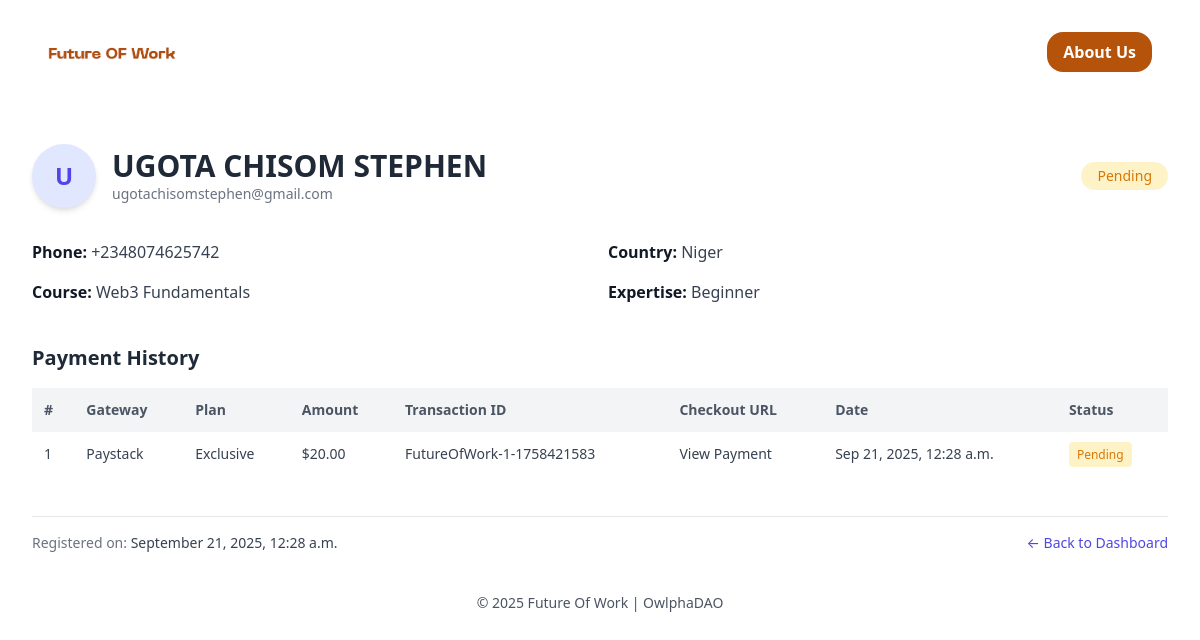
Page /dashboard/student/UGOTA CHISOM STEPHEN/1/ on the earlier database version.
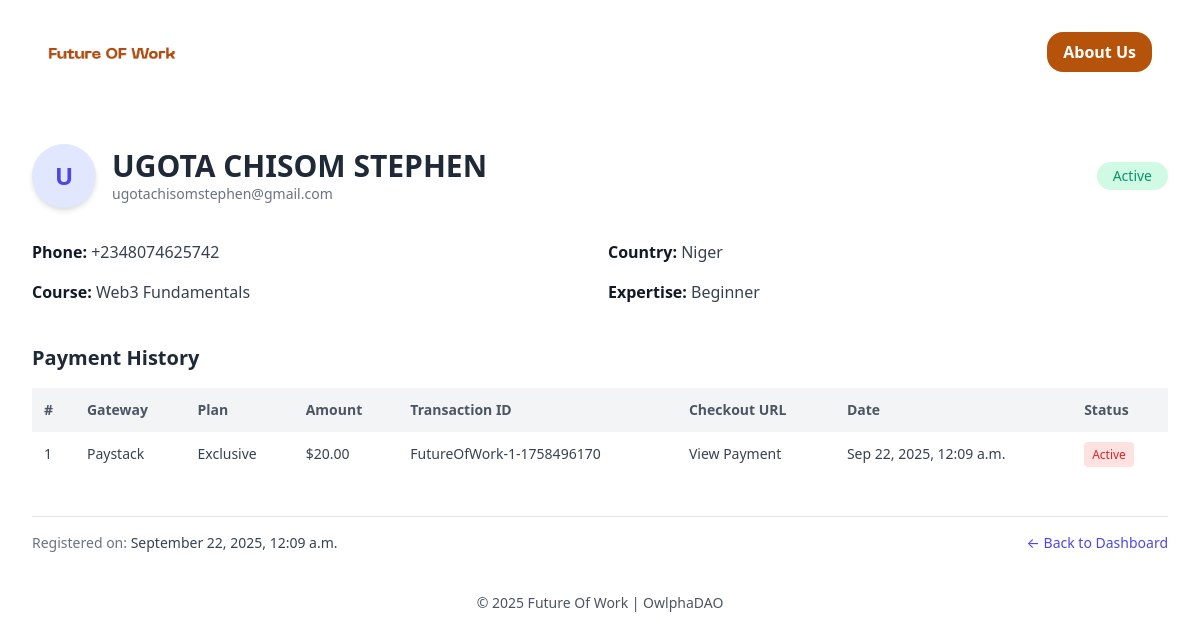
Same page on the later database version.
### future_of_work/models.py (models this page shows, shortened)
class Future_Of_Work(models.Model):
    COURSE_CHOICES = [
        ('', 'Select course type...'),
        ('web3', 'Web3 Fundamentals'),
        ('dao', 'DAO Governance'),
        ('metaverse', 'Metaverse Collaboration'),
        ('blockchain', 'Blockchain Development'),
    ]
    PLAN_CHOICES = [
        ('', 'Select plan...'),
        ('basic', 'Basic Plan'),
        ('pro', 'Pro Plan'),
        ('exclusive', 'Exclusive'),
    ]
    EXPERTISE_CHOICES = [
        ('', 'Select your level...'),
        ('beginner', 'Beginner'),
        ('intermediate', 'Intermediate'),
        ('advanced', 'Advanced'),
    ]
    STATUS_CHOICES = [
        ("pending", "Pending"),
        ("active", "Active"),
        ("failed", "Failed"),
    ]
    PAYMENT_GATEWAYS = [
        ("helio", "Helio"),
        ("paystack", "Paystack"),
        ("opay", "OPay"),
    ]
    PLAN_FEES = {
        'basic': Decimal("0.00"),
        'pro': Decimal("2.00"),
        'exclusive': Decimal("20.00")
    }
    name = models.CharField(max_length=50)
    email = models.EmailField(
        blank=False,
        unique=True,
        error_messages={
            'unique': "Email Address already exists."
        }
    )
    phone = PhoneNumberField(
        unique=True,
        error_messages={
            'unique': "Phone number already exists."
        }
    )
    country = CountryField(blank_label='Select your country')
    course_type = models.CharField(max_length=20, choices=COURSE_CHOICES, default="")
    plan_preference = models.CharField(max_length=20, choices=PLAN_CHOICES, default="")
    expertise = models.CharField(max_length=20, choices=EXPERTISE_CHOICES, default="")
    transaction_id = models.CharField(max_length=255, blank=True, null=True, unique=True)
    created_at = models.DateTimeField(auto_now_add=True)
    checkout_url = models.URLField(null=True, blank=True)
    fee = models.DecimalField(max_digits=6, decimal_places=2, default=Decimal("0.00"))
    status = models.CharField(max_length=10, choices=STATUS_CHOICES, default="pending")
    gateway = models.CharField(max_length=20, choices=PAYMENT_GATEWAYS, blank=True, null=True)

### future_of_work/views.py (the view)
# urls.py: path('dashboard/student/<str:name>/<int:pk>/', views.student_detail, name='student_detail'),
def student_detail(request, pk, name):
    user = get_object_or_404(Future_Of_Work, id=pk, name=name)
    user_payments = Future_Of_Work.objects.filter(email=user.email).order_by("-created_at")
    context ={
        'user': user,
        'user_payments': user_payments,
        'title': f'Future Of Work - {user.name}',
    }
    return render(request, 'pages/student_detail.html', context)

### future_of_work/templates/pages/student_detail.html (shortened to what the changed rows need)
{% load static %}
{% load custom_filters %}
<!DOCTYPE html>
<html lang="en">
    <head>
        <link rel = "stylesheet" href="https://unpkg.com/boxicons@2.1.4/css/boxicons.min.css">
        <link rel = "stylesheet" href="https://cdn.jsdelivr.net/npm/bootstrap-icons@1.11.3/font/bootstrap-icons.min.css">
        <link href="https://cdn.jsdelivr.net/npm/tailwindcss@2.2.19/dist/tailwind.min.css" rel="stylesheet">
    </head>
    <body>
        <div class="w-full bg-white rounded-2xl p-8 mt-2 animate-fade-in">
            <div class="flex items-center justify-between mb-8">
                <div class="flex items-center space-x-4">
                    <div class="h-16 w-16 rounded-full bg-indigo-100 flex items-center justify-center text-indigo-600 text-2xl font-bold shadow-md">
                        {{ user.name|slice:":1" }}
                    </div>
                    <div>
                        <h2 class="text-3xl font-bold text-gray-800">{{ user.name }}</h2>
                        <p class="text-sm text-gray-500">{{ user.email }}</p>
                    </div>
                </div>
                <span class="px-4 py-1 text-sm rounded-full
                    {% if user.status == 'active' %} bg-green-100 text-green-600
                    {% elif user.status == 'pending' %} bg-yellow-100 text-yellow-600
                    {% else %} bg-red-100 text-red-600 {% endif %}">
                    {{ user.get_status_display }}
                </span>
            </div>
            <div class="grid grid-cols-1 md:grid-cols-2 gap-4 text-gray-700">
                <p><span class="font-semibold text-gray-900">Phone:</span> {{ user.phone }}</p>
                <p><span class="font-semibold text-gray-900">Country:</span> {{ user.country.name }}</p>
                <p><span class="font-semibold text-gray-900">Course:</span> {{ user.get_course_type_display }}</p>
                <p><span class="font-semibold text-gray-900">Expertise:</span> {{ user.get_expertise_display }}</p>
            </div>
            <div class="mt-10">
                <div class="overflow-x-auto">
                    <table class="min-w-full border-collapse">
                        <thead>
                            <tr class="bg-gray-100 text-left text-sm font-semibold text-gray-600">
                                <th class="p-3">#</th>
                                <th class="p-3">Gateway</th>
                                <th class="p-3">Plan</th>
                                <th class="p-3">Amount</th>
                                <th class="p-3">Transaction ID</th>
                                <th class="p-3">Checkout URL</th>
                                <th class="p-3">Date</th>
                                <th class="p-3">Status</th>
                            </tr>
                        </thead>
                        <tbody class="text-sm text-gray-700 divide-y divide-gray-200">
                            {% for payment in user_payments %}
                            <tr>
                                <td class="p-3">{{ forloop.counter }}</td>
                                <td class="p-3">{{ payment.get_gateway_display }}</td>
                                <td class="p-3">{{ payment.get_plan_preference_display }}</td>
                                <td class="p-3">${{ payment.fee }}</td>
                                <td class="p-3">{{ payment.transaction_id }}</td>
                                <td class="p-3"><a href="{{ payment.checkout_url }}" target="_blank">View Payment</a></td>
                                <td class="p-3">{{ payment.created_at|date:"M j, Y, g:i a" }}</td>
                                <td class="p-3">
                                    <span class="px-2 py-1 rounded text-xs
                                        {% if payment.status == 'success' %} bg-green-100 text-green-600
                                        {% elif payment.status == 'pending' %} bg-yellow-100 text-yellow-600
                                        {% else %} bg-red-100 text-red-600 {% endif %}">
                                        {{ payment.get_status_display }}
                                    </span>
                                </td>
                            </tr>
                            {% empty %}
                            <tr>
                                <td colspan="8" class="p-3 text-center text-gray-500">No payments found</td>
                            </tr>
                            {% endfor %}
                        </tbody>
                    </table>
                </div>
            </div>
            <div class="mt-10 border-t pt-4 text-sm text-gray-500 flex justify-between items-center">
                <p>Registered on: <span class="font-medium text-gray-700">{{ user.created_at|date:"F j, Y, g:i a" }}</span></p>
            </div>
        </div>
    </body>
</html>

Differences in the rows shown:
changed Future_Of_Work "Paystack": status "Pending" → "Active"; transaction_id "FutureOfWork-1-1758421583" → "FutureOfWork-1-1758496170"; created_at "Sep 21, 2025, 12:28 a.m." → "Sep 22, 2025, 12:09 a.m."; created_at "September 21, 2025, 12:28 a.m." → "September 22, 2025, 12:09 a.m."
